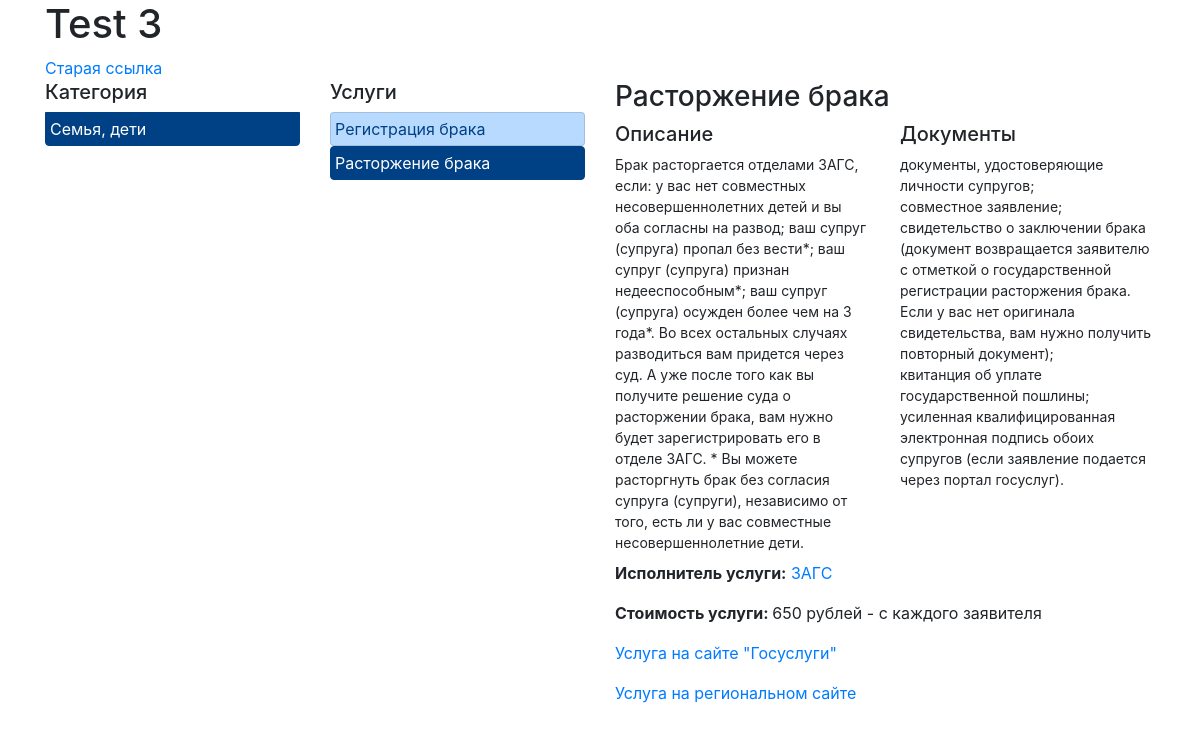
The app's page /uslugi/1/2/, older data.
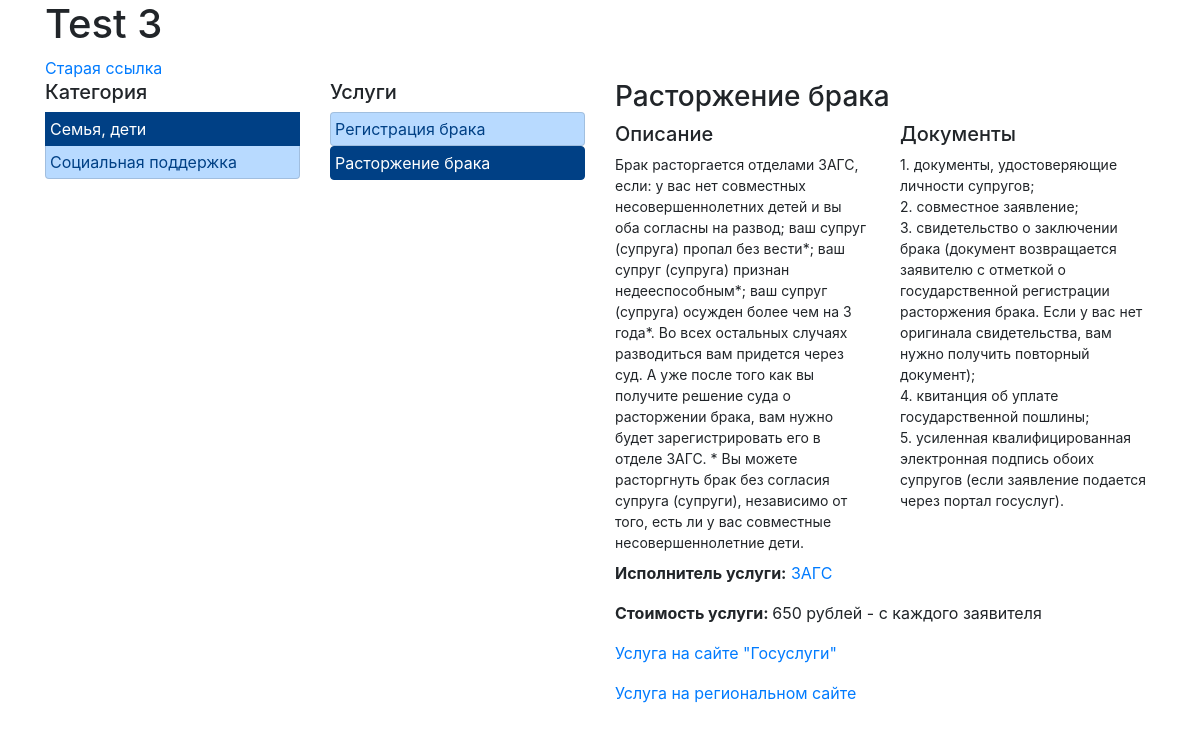
The same page, newer data.
### rep_test_00/models.py (models this page shows)
class CatUslugi(models.Model):
	name = models.CharField(max_length=50, verbose_name='Наименование категории')
	def __str__(self):
		return self.name
	class Meta:
		verbose_name_plural = 'Категории услуг'
		verbose_name = 'Категория услуг'

class VidUslugi(models.Model):
	cat_usl = models.ForeignKey(CatUslugi, null=True, on_delete=models.PROTECT, verbose_name='Категория услуги')
	name = models.CharField(max_length=50, verbose_name='Наименование вида')
	pod_otr_txt = models.CharField(max_length=50, null=True, blank=True, verbose_name='Подотрасли (через запятую)')
	def __str__(self):
		return self.name
	class Meta:
		verbose_name_plural = 'Виды услуг'
		verbose_name = 'Вид услуги'

class Uslugi(models.Model):
	cat_usl = models.ForeignKey(CatUslugi, null=True, on_delete=models.PROTECT, verbose_name='Категория услуги')
	vid_uslugi = ChainedForeignKey(
        VidUslugi,
        chained_field='cat_usl',
        chained_model_field='cat_usl',
        show_all=False,
        auto_choose=True,
        null=True,
        verbose_name='Вид услуги')
	description = models.TextField(verbose_name='Описание услуги')
	documents = models.TextField(verbose_name='Список документов (через ;)')
	price = models.CharField(max_length=50, verbose_name='Стоимость услуги', null=True)
	url_gosuslugi = models.URLField(verbose_name='Адрес госуслуги', null=True)
	url_usl_on_site = models.URLField(verbose_name='Адрес на сайте региона', null=True)
	class Meta:
		verbose_name_plural = 'Услуги'
		verbose_name = 'Услуга'

class PodOtrasl(models.Model):
	otrasl = models.ForeignKey(Otrasl, null=True, on_delete=models.PROTECT, verbose_name='Отрасль')
	name = models.CharField(max_length=50, verbose_name='Наименование')
	def __str__(self):
		return self.name
	class Meta:
		verbose_name_plural = 'Подотрасли'
		verbose_name = 'Подотрасль'

### rep_test_00/views.py (the view)
# urls.py: path('uslugi/<int:cat_usl_id>/<int:vid_usl_id>/', select_uslugi),
def select_uslugi(request, cat_usl_id, vid_usl_id):
	context = filter_uslugi(request, cat_usl_id, vid_usl_id)
	return render(request, 'org_selector/index_3.html', context)

### rep_test_00/my_func.py (called while the page is built)
def filter_uslugi(request, cat_usl_id, vid_usl_id):
	cur_cat_usl = cat_usl_id
	cur_vid_usl = vid_usl_id
	cat_usl = CatUslugi.objects.all()
	vid_usl = VidUslugi.objects.filter(cat_usl=cur_cat_usl)
	curvid_usl = VidUslugi.objects.filter(id=cur_vid_usl)
	if len(curvid_usl) == 1:
		test = curvid_usl[0].pod_otr_txt.split(',')
		pod_otr_usl = PodOtrasl.objects.filter(pk__in=curvid_usl[0].pod_otr_txt.split(','))
		name_usl = curvid_usl[0].name
		cur_usl = Uslugi.objects.get(vid_uslugi=cur_vid_usl)
	else:
		test = 0
		pod_otr_usl = None
		name_usl = ''
		cur_usl = ''
	return {'cat_usl':cat_usl, 'vid_usl':vid_usl, 'cur_cat_usl':cur_cat_usl, 'cur_vid_usl':cur_vid_usl, 'test':test, 'pod_otr_usl':pod_otr_usl, 'cur_usl':cur_usl, 'name_usl':name_usl}

### rep_test_00/templates/org_selector/index_3.html (shortened to what this page needs)
{% load static %}
<html lang="en">
<head>
	<link rel="stylesheet" href="{% static 'org_selector/bootstrap.min.css'%}">
</head>
<body>
<div class="container">
	<div class="row">
		<div class="col-2">
			<h1>Test 3</h1>
			<a href="/0/0/0/0/">Старая ссылка</a>
		</div>
	</div>
	<div class="row">
		<div class="col-lg-3 col-md-3 col-sm-6 mb-1">
			<div class="list-group">
			<h5>Категория</h5>
			{% for ct_usl in cat_usl %}
				{% if ct_usl.id == cur_cat_usl %}
					<a href="/uslugi/{{ ct_usl.id }}/0/" class="list-group-item list-group-item-action list-group-item-primary p-1 active">{{ ct_usl }}</a>
				{% else %}
					<a href="/uslugi/{{ ct_usl.id }}/0/" class="list-group-item list-group-item-action list-group-item-primary p-1">{{ ct_usl }}</a>
				{% endif %}
			{% endfor %}
			</div>
		</div>
		<div class="col-lg-3 col-md-3 col-sm-6 mb-1">
			{% if cur_cat_usl > 0 %}
				<h5>Услуги</h5>
			{% endif %}
			{% for vd_usl in vid_usl %}
				<div class="list-group">
				{% if vd_usl.id == cur_vid_usl %}
					<a href="/uslugi/{{ cur_cat_usl }}/{{ vd_usl.id }}/"  class="list-group-item list-group-item-action list-group-item-primary p-1 active">{{ vd_usl }}</a>
				{% else %}
					<a href="/uslugi/{{ cur_cat_usl }}/{{ vd_usl.id }}/"  class="list-group-item list-group-item-action list-group-item-primary p-1">{{ vd_usl }}</a>
				{% endif %}
				</div>
			{% endfor %}
		</div>
		<div class="col-md-6">
			<div class="row">
				<div class="col-12">
					<h3>{{ name_usl }}</h3>
				</div>
			</div>
			<div class="row" style="font-size: 14px">
				{% if cur_usl|wordcount > 0 %}
				<div class="col-6">
					<h5>Описание</h5>
					{{ cur_usl.description }}
				</div>
				<div class="col-6">
					<h5>Документы</h5>
					{{ cur_usl.documents|linebreaksbr }}
				</div>
				{% endif %}
			</div>
			<div class="row">
				<div class="col-12 mt-2	">
					{% if cur_usl|wordcount > 0 %}
					<p><strong>Исполнитель услуги:</strong>
						{% for pod_otr in pod_otr_usl %}
							<a href="/1/{{ pod_otr.otrasl.id }}/{{ pod_otr.id }}/0/0/">{{ pod_otr }}</a>
						{% endfor %}
					</p>
					<p><strong>Стоимость услуги: </strong>{{ cur_usl.price }}</p>
					<p><a href="{{ cur_usl.url_gosuslugi }}" target="_blank">Услуга на сайте "Госуслуги"</a></p>
					<p><a href="{{ cur_usl.url_usl_on_site }}" target="_blank">Услуга на региональном сайте</a></p>
					{% endif %}
				</div>
			</div>
		</div>
	</div>
</div>
</body>
</html>

Row changes from the older to the newer data that the page shows:
added CatUslugi: name "Социальная поддержка"
changed Uslugi "650 рублей - с каждого заявителя": documents "документы, удостоверяющие личности супругов; совместное заявление; свидетельство о заключении брака (документ возвращается заявителю с отметкой о государственной регистрации расторжения брака. Если у вас нет оригинала свидетельства, вам нужно получить повторный документ); квитанция об уплате государственной пошлины; усиленная квалифицированная электронная подпись…" → "1. документы, удостоверяющие личности супругов; 2. совместное заявление; 3. свидетельство о заключении брака (документ возвращается заявителю с отметкой о государственной регистрации расторжения брака. Если у вас нет оригинала свидетельства, вам нужно получить повторный документ); 4. квитанция об уплате государственной пошлины; 5. усиленная квалифицированная электронная подпись…"
